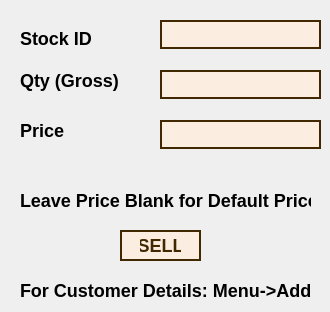
<?xml version="1.0" encoding="UTF-8"?>
<ui version="4.0">
 <class>SpoiledItems</class>
 <widget class="QDialog" name="SpoiledItems">
  <property name="windowModality">
   <enum>Qt::WindowModal</enum>
  </property>
  <property name="geometry">
   <rect>
    <x>0</x>
    <y>0</y>
    <width>330</width>
    <height>312</height>
   </rect>
  </property>
  <property name="windowTitle">
   <string>Mark Item as Spoiled</string>
  </property>
  <property name="styleSheet">
   <string notr="true">QPushButton{
  background-color: #fbeee0;
  border: 2px solid #422800;
  border-radius: 30px;
  box-shadow: #422800 4px 4px 0 0;
  color: #422800;
  cursor: pointer;
  display: inline-block;
  font-weight: 600;
  font-size: 18px;
  padding: 0 18px;
  line-height: 50px;
  text-align: center;

}

QLineEdit{
  border: none;
  border: 2px solid #422800;
background-color: #fbeee0;
font-weight: 600;
  font-size: 18px;
}
QLabel{
font-weight: 600;
  font-size: 18px;
}
QComboBox{
background-color: #fbeee0;
  border: 2px solid #422800;
  border-radius: 30px;
  box-shadow: #422800 4px 4px 0 0;
  color: #422800;
  cursor: pointer;
  display: inline-block;
  font-weight: 600;
  font-size: 18px;
  padding: 0 18px;
  line-height: 50px;
  text-align: center;
}
QRadioButton{
background-color: #fbeee0;
font-weight: 600;
  font-size: 14px;
}
QGroupBox{
font-weight: 600;
  font-size: 14px;
}</string>
  </property>
  <widget class="QLineEdit" name="stockID">
   <property name="geometry">
    <rect>
     <x>160</x>
     <y>20</y>
     <width>161</width>
     <height>29</height>
    </rect>
   </property>
   <property name="font">
    <font>
     <pointsize>-1</pointsize>
     <bold>true</bold>
    </font>
   </property>
  </widget>
  <widget class="QLabel" name="label_4">
   <property name="geometry">
    <rect>
     <x>20</x>
     <y>30</y>
     <width>141</width>
     <height>16</height>
    </rect>
   </property>
   <property name="font">
    <font>
     <pointsize>-1</pointsize>
     <bold>true</bold>
    </font>
   </property>
   <property name="text">
    <string>Stock ID</string>
   </property>
  </widget>
  <widget class="QLabel" name="label_5">
   <property name="geometry">
    <rect>
     <x>20</x>
     <y>60</y>
     <width>141</width>
     <height>41</height>
    </rect>
   </property>
   <property name="font">
    <font>
     <pointsize>-1</pointsize>
     <bold>true</bold>
    </font>
   </property>
   <property name="text">
    <string>Qty (Gross)</string>
   </property>
  </widget>
  <widget class="QLineEdit" name="Qty">
   <property name="geometry">
    <rect>
     <x>160</x>
     <y>70</y>
     <width>161</width>
     <height>29</height>
    </rect>
   </property>
   <property name="font">
    <font>
     <pointsize>-1</pointsize>
     <bold>true</bold>
    </font>
   </property>
  </widget>
  <widget class="QPushButton" name="btnAdd">
   <property name="geometry">
    <rect>
     <x>120</x>
     <y>230</y>
     <width>81</width>
     <height>31</height>
    </rect>
   </property>
   <property name="font">
    <font>
     <pointsize>-1</pointsize>
     <bold>true</bold>
    </font>
   </property>
   <property name="text">
    <string>SELL</string>
   </property>
  </widget>
  <widget class="QLabel" name="lblInfo">
   <property name="geometry">
    <rect>
     <x>40</x>
     <y>160</y>
     <width>251</width>
     <height>31</height>
    </rect>
   </property>
   <property name="text">
    <string/>
   </property>
  </widget>
  <widget class="QLabel" name="label_6">
   <property name="geometry">
    <rect>
     <x>20</x>
     <y>110</y>
     <width>141</width>
     <height>41</height>
    </rect>
   </property>
   <property name="font">
    <font>
     <pointsize>-1</pointsize>
     <bold>true</bold>
    </font>
   </property>
   <property name="text">
    <string>Price</string>
   </property>
  </widget>
  <widget class="QLineEdit" name="price">
   <property name="geometry">
    <rect>
     <x>160</x>
     <y>120</y>
     <width>161</width>
     <height>29</height>
    </rect>
   </property>
   <property name="font">
    <font>
     <pointsize>-1</pointsize>
     <bold>true</bold>
    </font>
   </property>
  </widget>
  <widget class="QLabel" name="label_7">
   <property name="geometry">
    <rect>
     <x>20</x>
     <y>180</y>
     <width>291</width>
     <height>41</height>
    </rect>
   </property>
   <property name="font">
    <font>
     <pointsize>-1</pointsize>
     <bold>true</bold>
    </font>
   </property>
   <property name="text">
    <string>Leave Price Blank for Default Price</string>
   </property>
  </widget>
  <widget class="QLabel" name="label_8">
   <property name="geometry">
    <rect>
     <x>200</x>
     <y>310</y>
     <width>291</width>
     <height>41</height>
    </rect>
   </property>
   <property name="font">
    <font>
     <pointsize>-1</pointsize>
     <bold>true</bold>
    </font>
   </property>
   <property name="text">
    <string>Leave Price Blank for Default Price</string>
   </property>
  </widget>
  <widget class="QLabel" name="label_9">
   <property name="geometry">
    <rect>
     <x>20</x>
     <y>270</y>
     <width>291</width>
     <height>41</height>
    </rect>
   </property>
   <property name="font">
    <font>
     <pointsize>-1</pointsize>
     <bold>true</bold>
    </font>
   </property>
   <property name="text">
    <string>For Customer Details: Menu-&gt;Add</string>
   </property>
  </widget>
 </widget>
 <resources/>
 <connections/>
</ui>
